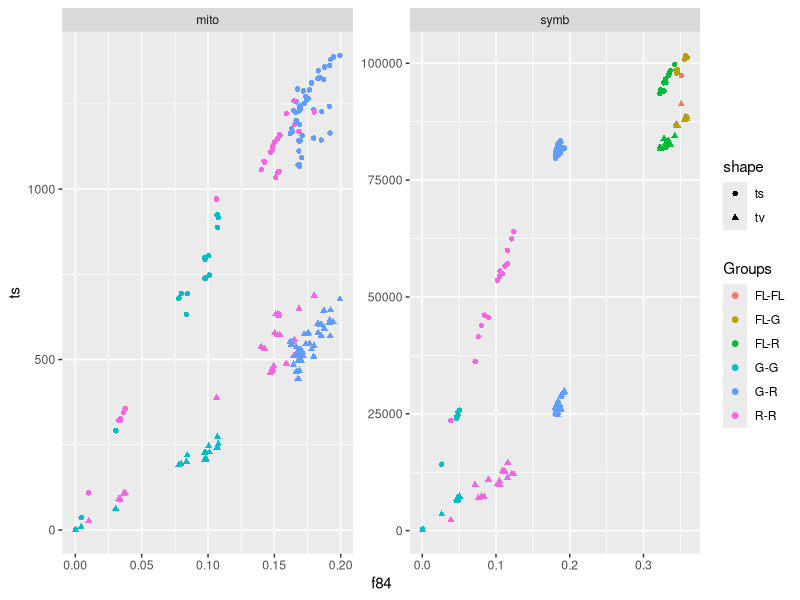
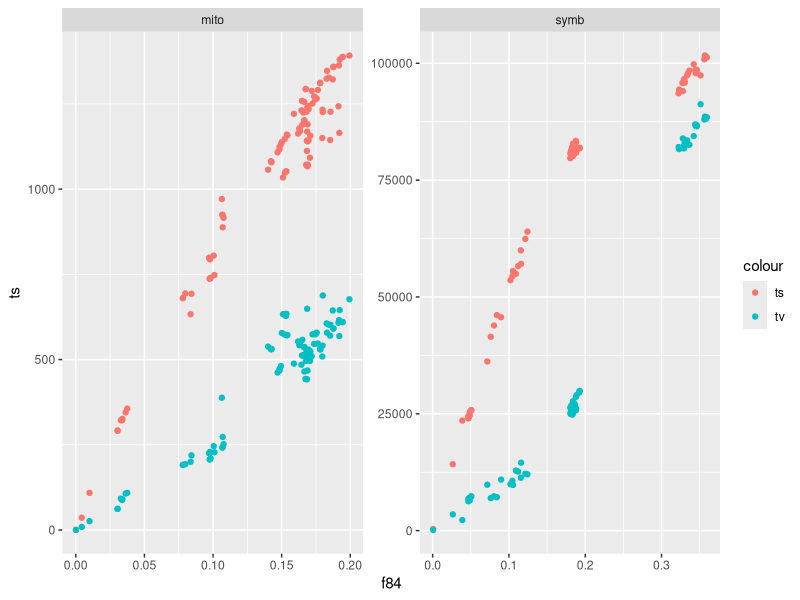
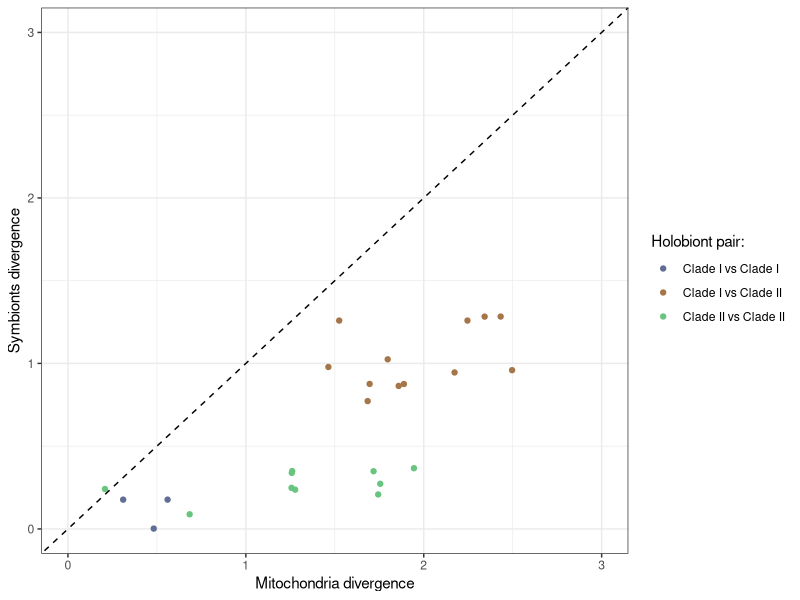
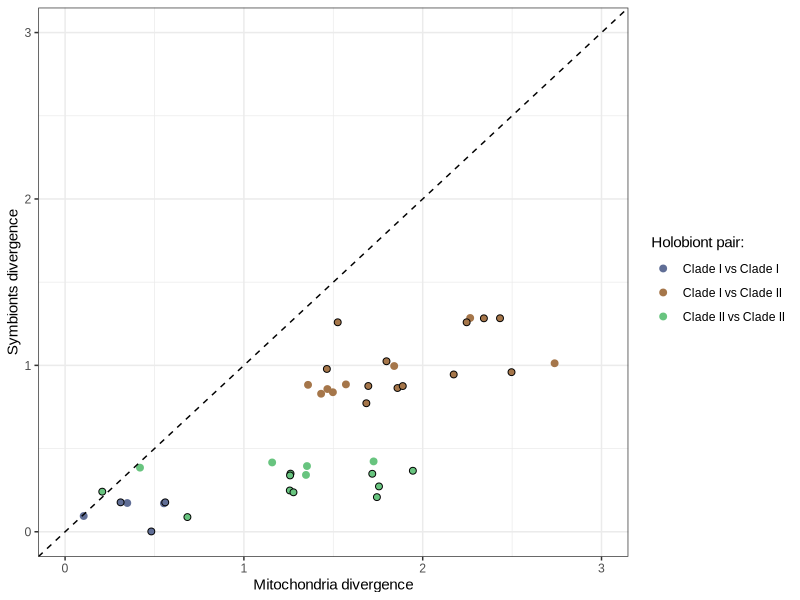
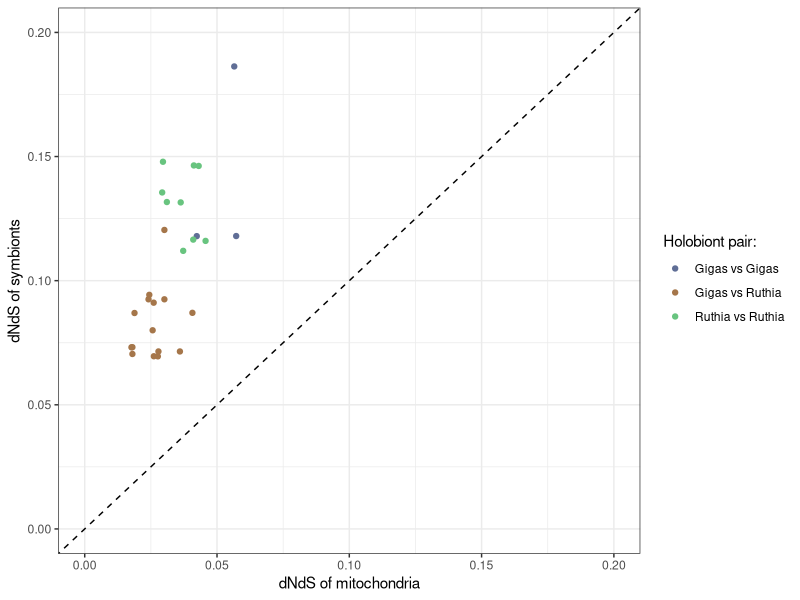
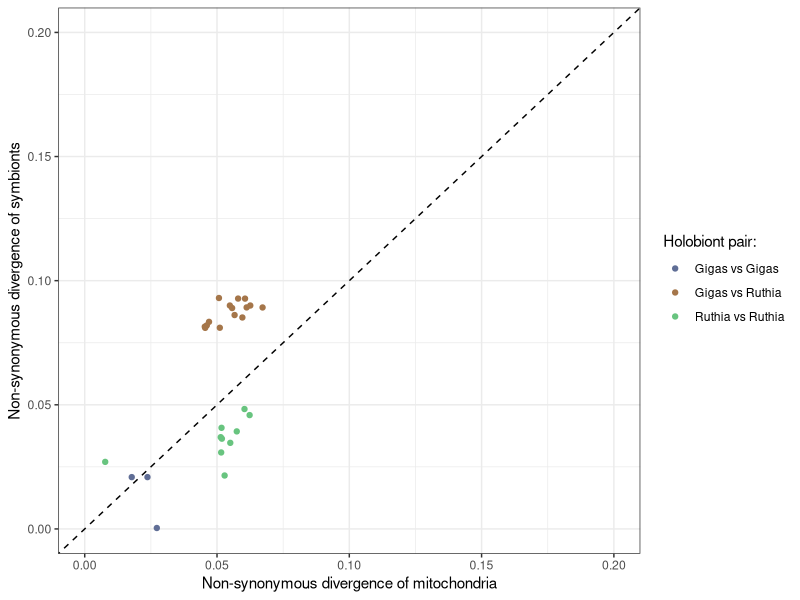
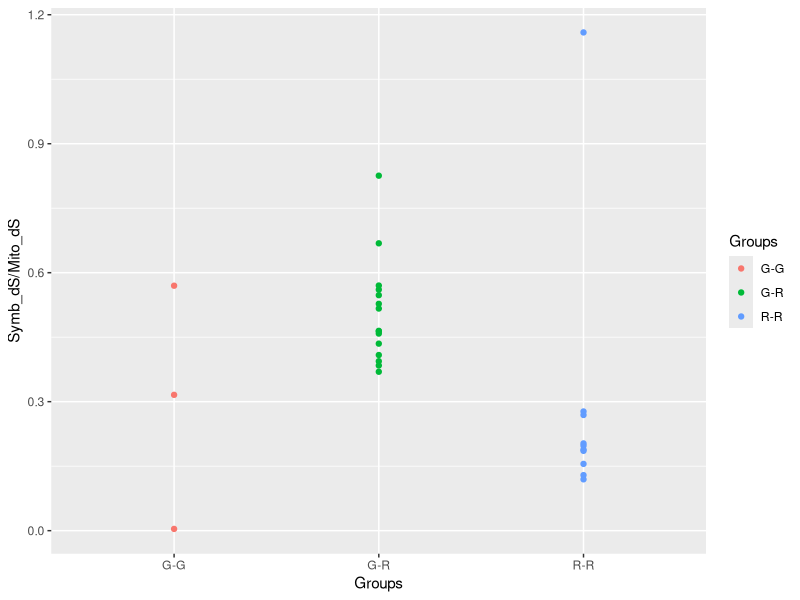

Here is the R script that generated these plots, in order: (Note: this script raises an error after producing the figures.)
## ---- chunk 1
knitr::opts_chunk$set(echo = TRUE)
setwd('./')
library('ggplot2')
library(RColorBrewer)
library(dplyr)
library(reshape2)
library("data.table")
R.version
file.path(R.home("bin"), "R")
Sys.getenv('R_HOME')
## ---- chunk 2
path='./'
wide<-read.csv('./dNdS_mitoch_vs_nucl_ML_method.txt',header=T,sep='\t')
Pair=as.factor(wide$X)
wide$X<-NULL
wide$Pair=Pair
wide=as.data.table(wide)
wide %>% head()


long=melt(wide, id.vars = c('Groups','Pair','isolate'),
          measure.vars = list(c(3,7), c(4,8), c(5,9), c(6,10),c(11,13),c(12,14)),
          variable.name='genome',
          value.name=c('dnds','ds','dn','f84','ts','tv'))
long$genome= ifelse(long$genome == 1,'mito','symb')
summary(long)
long$Pair=as.factor(long$Pair)
long$genome=as.factor(long$genome)
long$isolate=as.factor(long$isolate)
long %>% tail()
## ---- chunk 3
# TSTV vs dS in mito and symb

ggplot(long, aes(color=Groups))+
  geom_point(aes(x=f84,y=ts,shape='ts'))+
  geom_point(aes(x=f84,y=tv,shape='tv'))+
  facet_wrap(genome~., scales='free')
# TS/TV free-living close to equal; indicates saturation


ggplot(long)+
  geom_point(aes(x=f84,y=ts,color='ts'))+
  geom_point(aes(x=f84,y=tv,color='tv'))+
  facet_wrap(genome~., scales='free')

## ---- chunk 4
wide %>% head

colors=list(Gi='#606E96',Ru='#68C47F',FL='#E1A79E')

### Symbiont vs mitochondrial divergence highlighting pairs of genomes issued from the same individual hosts, respectively ###

ds_plot=ggplot(subset(wide, Groups %in% c('G-G','G-R','R-R') & isolate == 'known'),
       aes(x=Mito_dS,y=Symb_dS,color=Groups))+
  geom_point()+
  geom_abline(slope=1, linetype=2 )+
  scale_x_continuous(limits=c(0,3),name = "Mitochondria divergence")+
  scale_y_continuous(limits=c(0,3), name="Symbionts divergence")+
  scale_color_manual(name="Holobiont pair:",labels=c("Clade I vs Clade I", "Clade I vs Clade II", "Clade II vs Clade II"),values=c('#606E96','#A5764A','#68C47F'))+
  theme_bw()

ds_plot


#### Plot as in manuscript ####

ds_plot=ggplot(subset(wide, Groups %in% c('G-G','G-R','R-R')),
       aes(x=Mito_dS,y=Symb_dS))+
  geom_point(data=subset(wide, Groups %in% c('G-G','G-R','R-R') & isolate=='unknown'),size=2,shape=19,aes(color=Groups))+
  geom_point(data=subset(wide, Groups %in% c('G-G','G-R','R-R') & isolate=='known'),size=2,shape=21,color='black',aes(fill=Groups))+
  # geom_smooth(method='lm',se=F,formula = y ~ x)+
  # geom_text(aes(x=Mito_dS+0.1,label=Pair))+
  geom_abline(slope=1, linetype=2 )+
  scale_x_continuous(limits=c(0,3),name = "Mitochondria divergence")+
  scale_y_continuous(limits=c(0,3), name="Symbionts divergence")+
  scale_fill_manual(name="Holobiont pair:",labels=c("Clade I vs Clade I", "Clade I vs Clade II", "Clade II vs Clade II"),values=c('#606E96','#A5764A','#68C47F'),guide=FALSE)+
  scale_color_manual(name="Holobiont pair:",labels=c("Clade I vs Clade I", "Clade I vs Clade II", "Clade II vs Clade II"),values=c('#606E96','#A5764A','#68C47F'))+
  theme_bw()+
  theme(text=element_text( family="Arial"))

ds_plot

## ---- chunk 5
### Less dnds selection in the symbionts than mitochondria
dnds_plot=ggplot(subset(wide, Groups %in% c('G-G','G-R','R-R') & isolate == 'known'),
       aes(x=Mito_dNdS,y=Symb_dNdS,color=Groups))+
  geom_point()+
  # geom_smooth(method='lm',se=F,formula = y ~ x)+
  geom_abline(slope=1, linetype=2 )+
  scale_x_continuous(limits=c(0,0.2),name = "dNdS of mitochondria")+
  scale_y_continuous(limits=c(0,0.2), name="dNdS of symbionts")+
  scale_color_manual(name="Holobiont pair:",labels=c("Gigas vs Gigas", "Gigas vs Ruthia", "Ruthia vs Ruthia"),values=c('#606E96','#A5764A','#68C47F'))+
  theme_bw()
dnds_plot

### Less purifyig selection in the symbionts than mitochondria
dn_plot=ggplot(subset(wide, Groups %in% c('G-G','G-R','R-R') & isolate == 'known'),
       aes(x=Mito_dN,y=Symb_dN,color=Groups))+
  geom_point()+
  # geom_smooth(method='lm',se=F,formula = y ~ x)+
  geom_abline(slope=1, linetype=2 )+
  scale_x_continuous(limits=c(0,0.2),name = "Non-synonymous divergence of mitochondria")+
  scale_y_continuous(limits=c(0,0.2), name="Non-synonymous divergence of symbionts")+
  scale_color_manual(name="Holobiont pair:",labels=c("Gigas vs Gigas", "Gigas vs Ruthia", "Ruthia vs Ruthia"),values=c('#606E96','#A5764A','#68C47F'))+
  theme_bw()
dn_plot  

## ---- chunk 6
levels(long$genome)
wilcox.test(ds~genome,data=long,alternative = 'greater')
?wilcox.test
## ---- chunk 7
ggplot(subset(wide, Groups %in% c('G-G','G-R','R-R') & isolate == 'known'))+
  geom_point(aes(x=Groups,y=Symb_dS/Mito_dS,color=Groups))

dat=subset(wide, Groups %in% c('G-G','R-R') & isolate == 'known')
dat$ratio=dat$Symb_dS/dat$Mito_dS
library(coin)
oneway_test(ratio~Groups,data=dat,distribution="exact") # permutation test

wilcox.test(ratio~Groups,data=dat,alternative = 'greater')

## ---- chunk 8
# Difference mito/symb
ggplot(wide)+
  geom_jitter(aes(x=Groups,y=Mito_dS-Symb_dS,color=Groups))
# quotien mito/symb
ggplot(wide)+
  geom_jitter(aes(x=Groups,y=Symb_dS/Mito_dS,color=Groups))

## ---- chunk 9
##
ggplot(long, aes(x=ds,y=dnds,color=genome))+
  geom_point(aes(shape=Groups))

ggplot(long, aes(x=ds,y=dnds,color=Groups))+
  geom_point(aes(shape=genome))

dnds_plot=ggplot(subset(wide, Groups %in% c('G-G','R-R','G-R')))+
  geom_point(aes(x=Mito_dS,y=Mito_dNdS,color=Groups, shape='mito'))+
  geom_point(aes(x=Symb_dS,y=Symb_dNdS,color=Groups, shape='symb'))+
  scale_x_continuous(limits=c(0,4),name = "Divergence between pairs")+
  scale_y_continuous(limits=c(0,0.25), name="Genome-wide \u03C9")+
  scale_color_manual(name="Holobiont pair:",labels=c("Gigas vs Gigas", "Gigas vs Ruthia", "Ruthia vs Ruthia"),values=c('#606E96','#A5764A','#68C47F'))+
  scale_shape_manual(values=c(21,19), labels=c('mitochondria','symbionts'),name='')+
  theme_bw()
dnds_plot
